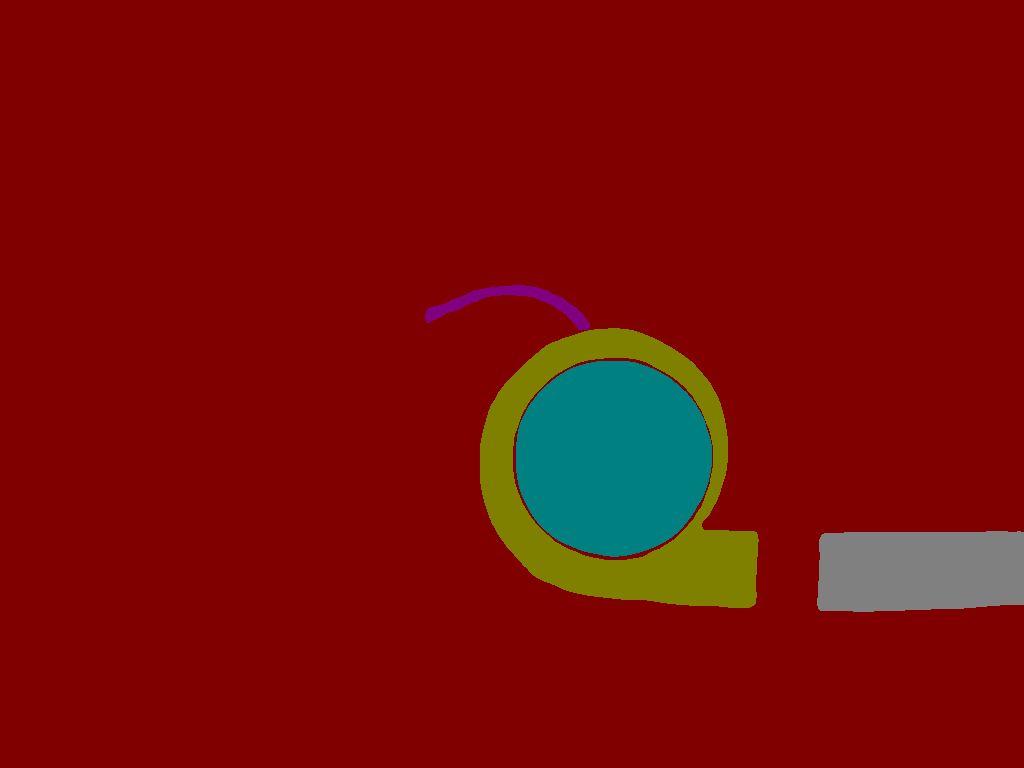
#> input picture test/video2im/label/10-14.png, 1024 x 768 px
$ python AD_sliding-window2.py
#> lines starting #> are read from the running program, lines starting #| are printed output that depends on the picture; after the words box and inside, x2 and y2 are one past the last pixel; in counts of white or black regions, pixels touching at a corner belong together
import cv2
import numpy as np
from matplotlib import pyplot as plt
import pandas as pd
import statsmodels.api as sm

import time

# 读取视频
file_name = '10-14'
v_path="video/" + file_name + ".mp4"

# 读入一个mask并转化为二值（0为背景，1为前景）
mask = cv2.imread('label/'+ file_name +'.png',0)
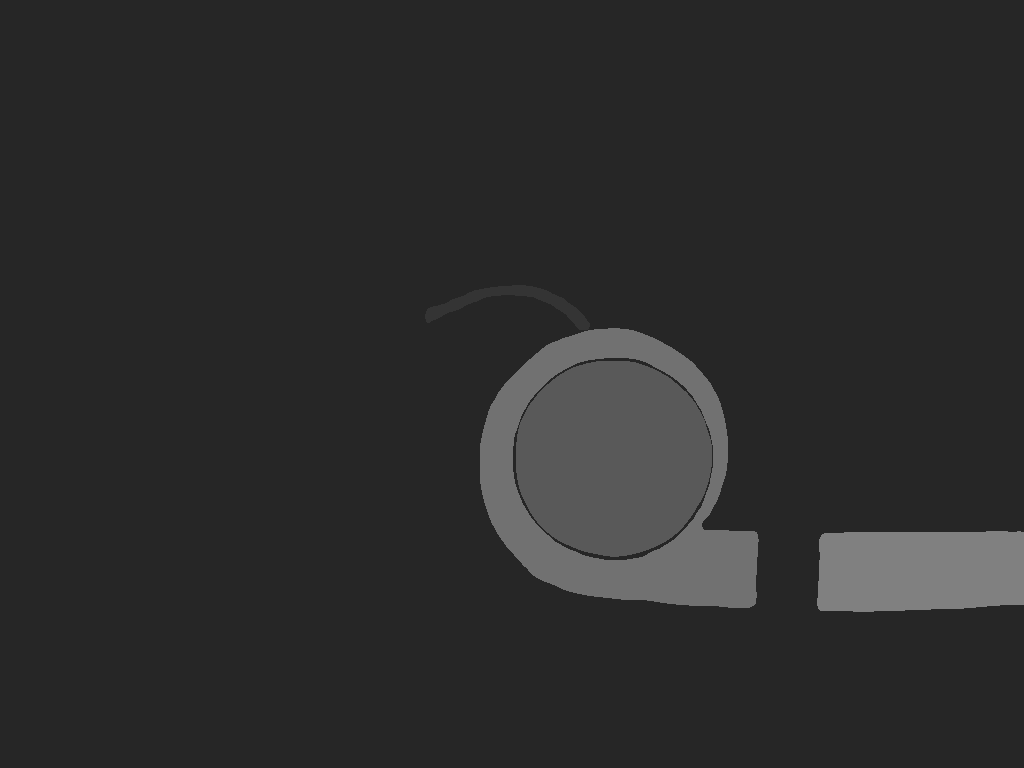
#> mask: shape (768, 1024); min 38, max 128, mean 44.4
mask[mask !=128 ] = 0
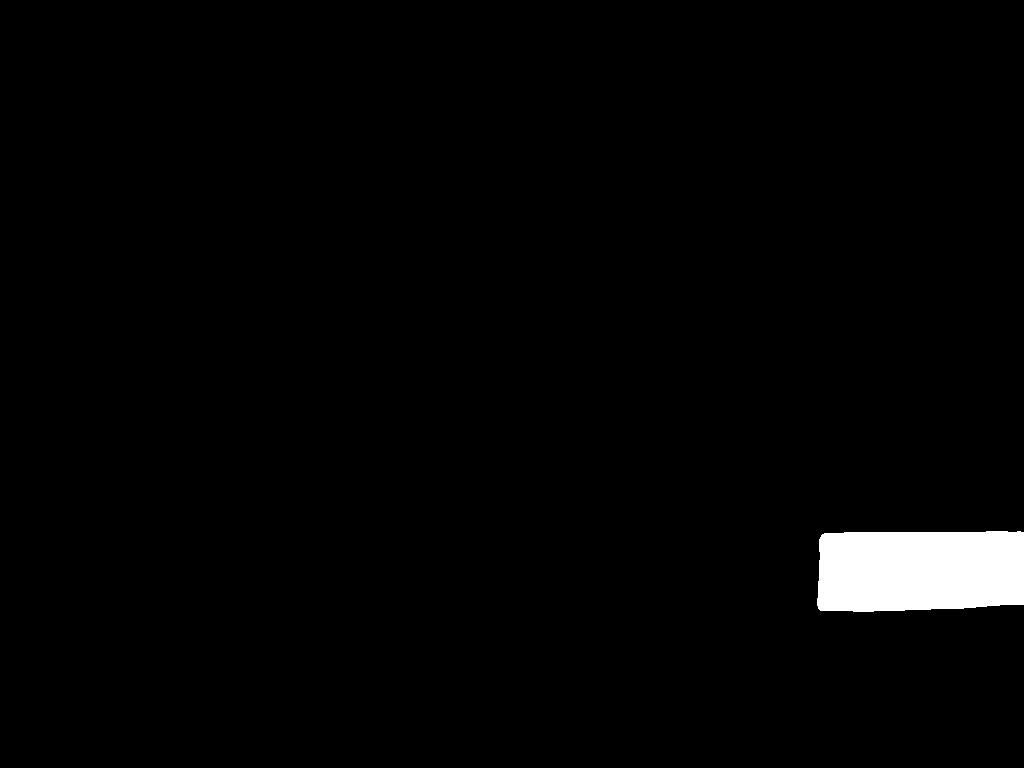
#> mask: shape (768, 1024); values 0 (black) and 128 (white), 2% white; 1 white region, box (x1, y1, x2, y2) and area: (817, 531, 1024, 612) 15849
mask[mask ==128 ] = 1
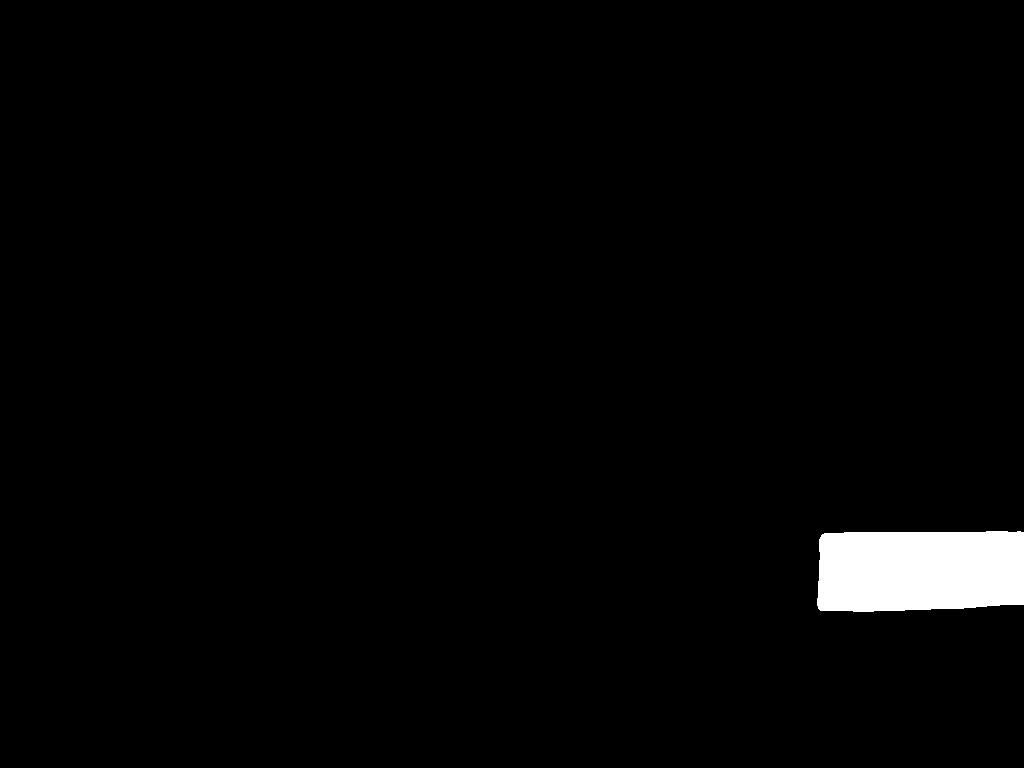
#> mask: shape (768, 1024); values 0 (black) and 1 (white), 2% white; 1 white region, box (x1, y1, x2, y2) and area: (817, 531, 1024, 612) 15849

#> (the run stopped early here; a loop or call above may not have finished)

$ run again, with test/video2im/label/0-6.png copied over test/video2im/label/10-14.png
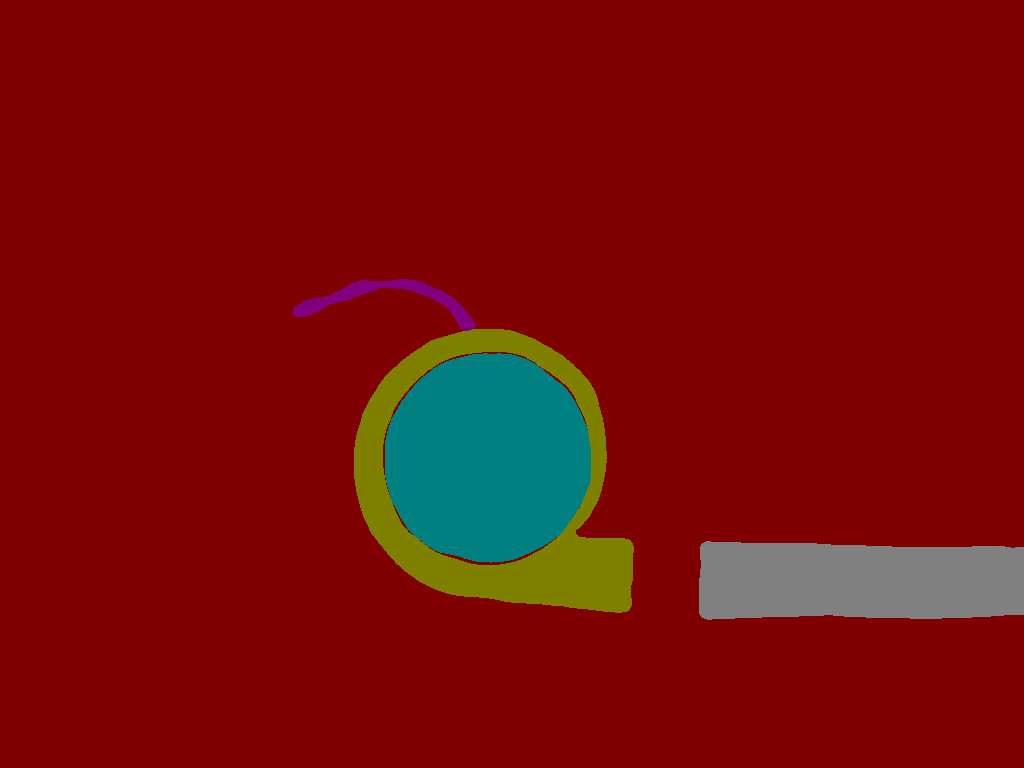
#> input picture test/video2im/label/0-6.png, 1024 x 768 px
#> `mask[mask !=128 ] = 0`:
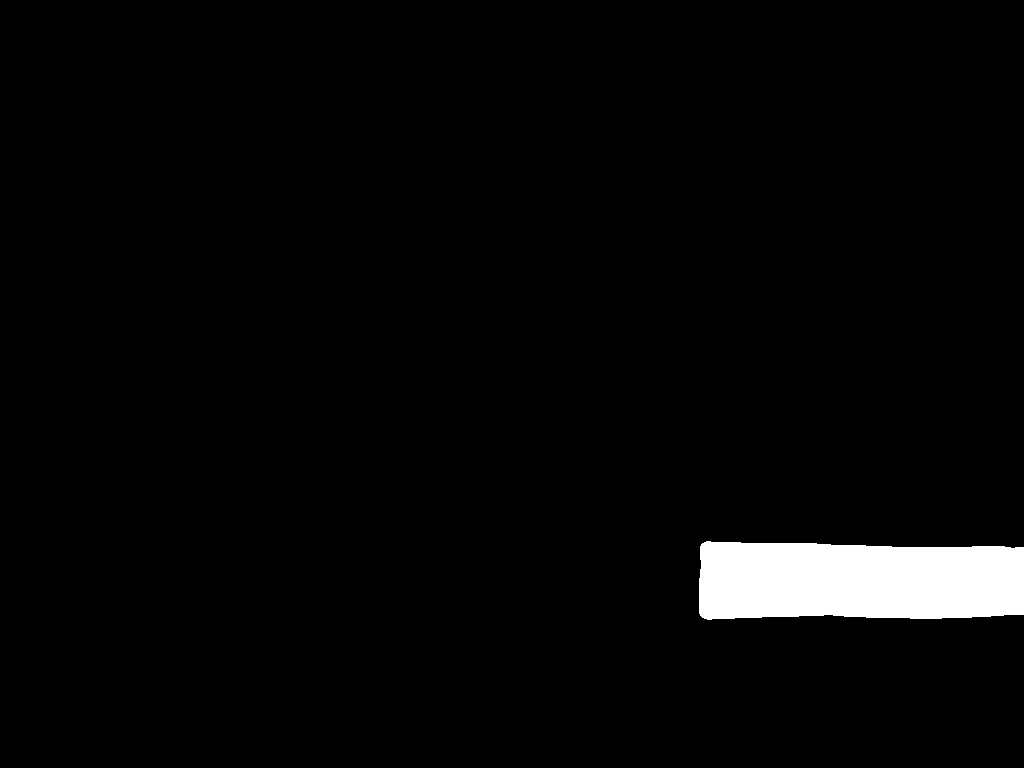
#> mask: shape (768, 1024); values 0 (black) and 128 (white), 3% white; 1 white region, box (x1, y1, x2, y2) and area: (699, 541, 1024, 620) 23506
#> `mask[mask ==128 ] = 1`:
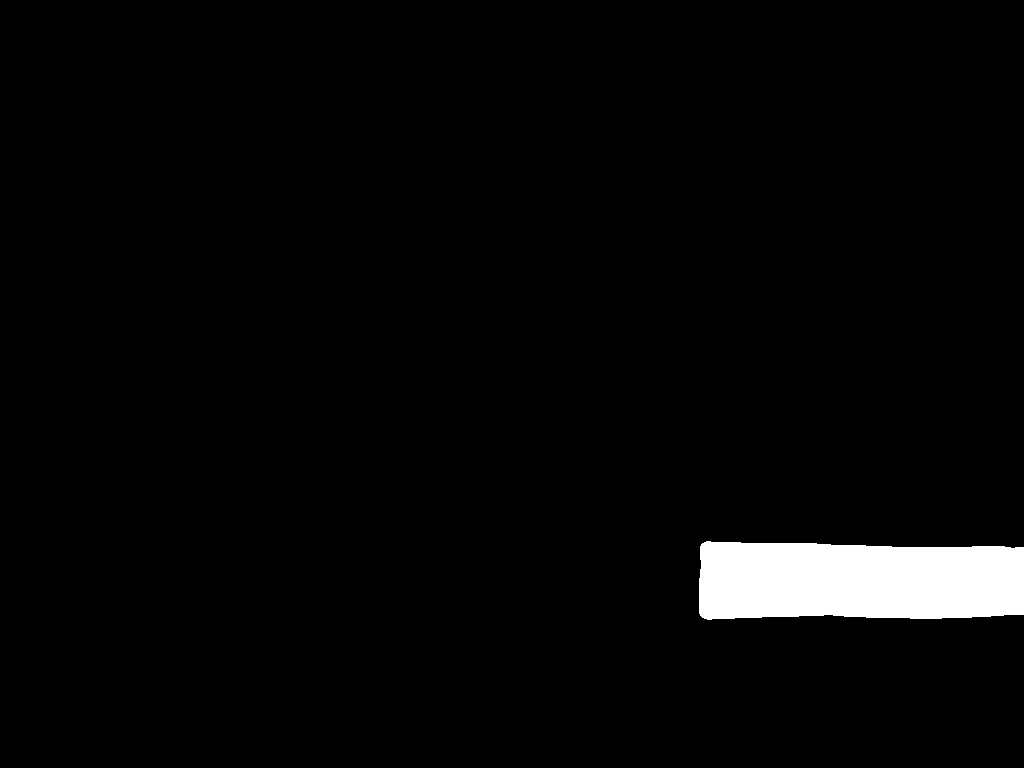
#> mask: shape (768, 1024); values 0 (black) and 1 (white), 3% white; 1 white region, box (x1, y1, x2, y2) and area: (699, 541, 1024, 620) 23506

$ run again, with test/video2im/label/14-0.png copied over test/video2im/label/10-14.png
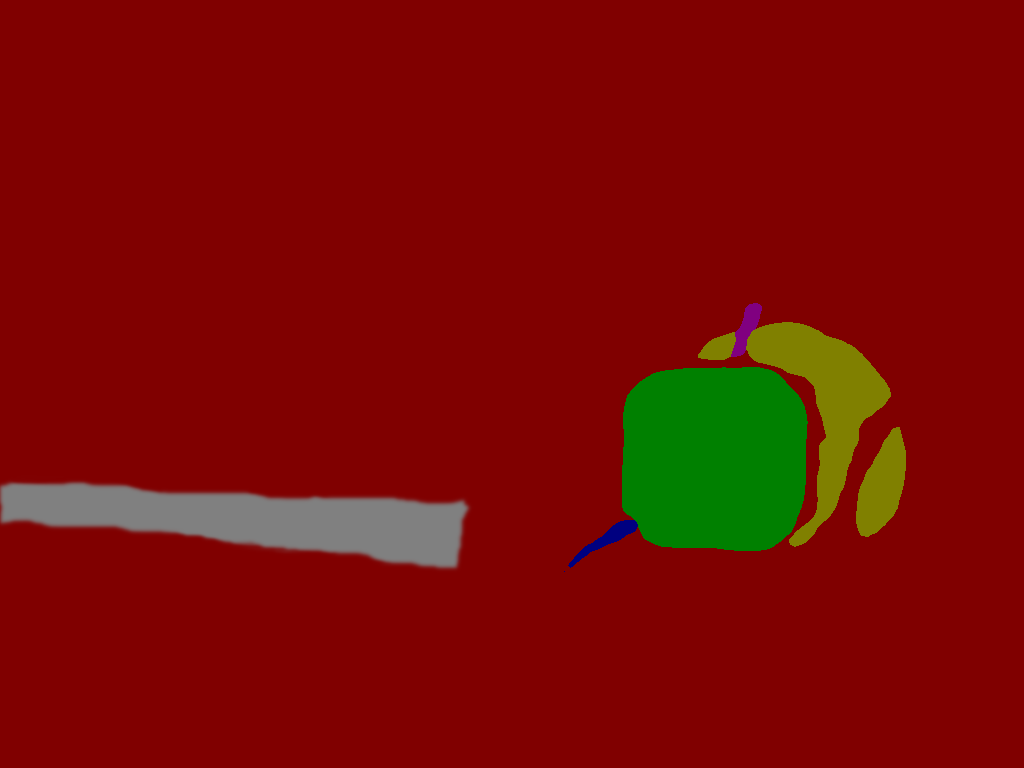
#> input picture test/video2im/label/14-0.png, 1024 x 768 px
#> `mask[mask !=128 ] = 0`:
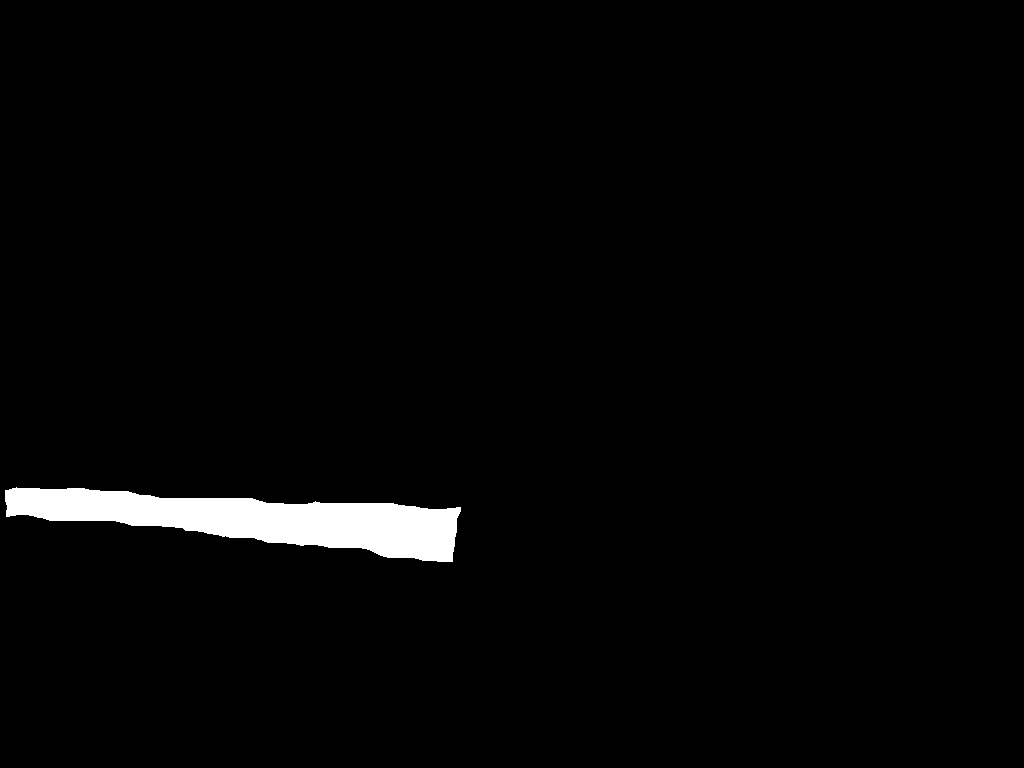
#> mask: shape (768, 1024); values 0 (black) and 128 (white), 2.2% white; 1 white region, box (x1, y1, x2, y2) and area: (5, 487, 461, 562) 17490
#> `mask[mask ==128 ] = 1`:
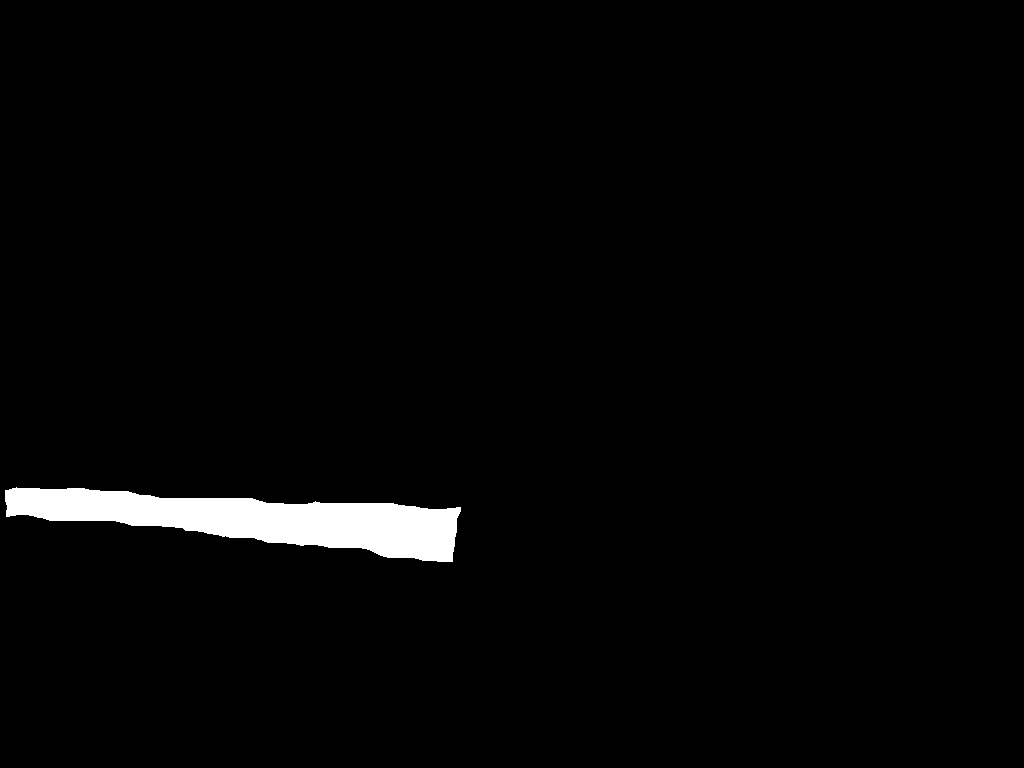
#> mask: shape (768, 1024); values 0 (black) and 1 (white), 2.2% white; 1 white region, box (x1, y1, x2, y2) and area: (5, 487, 461, 562) 17490
